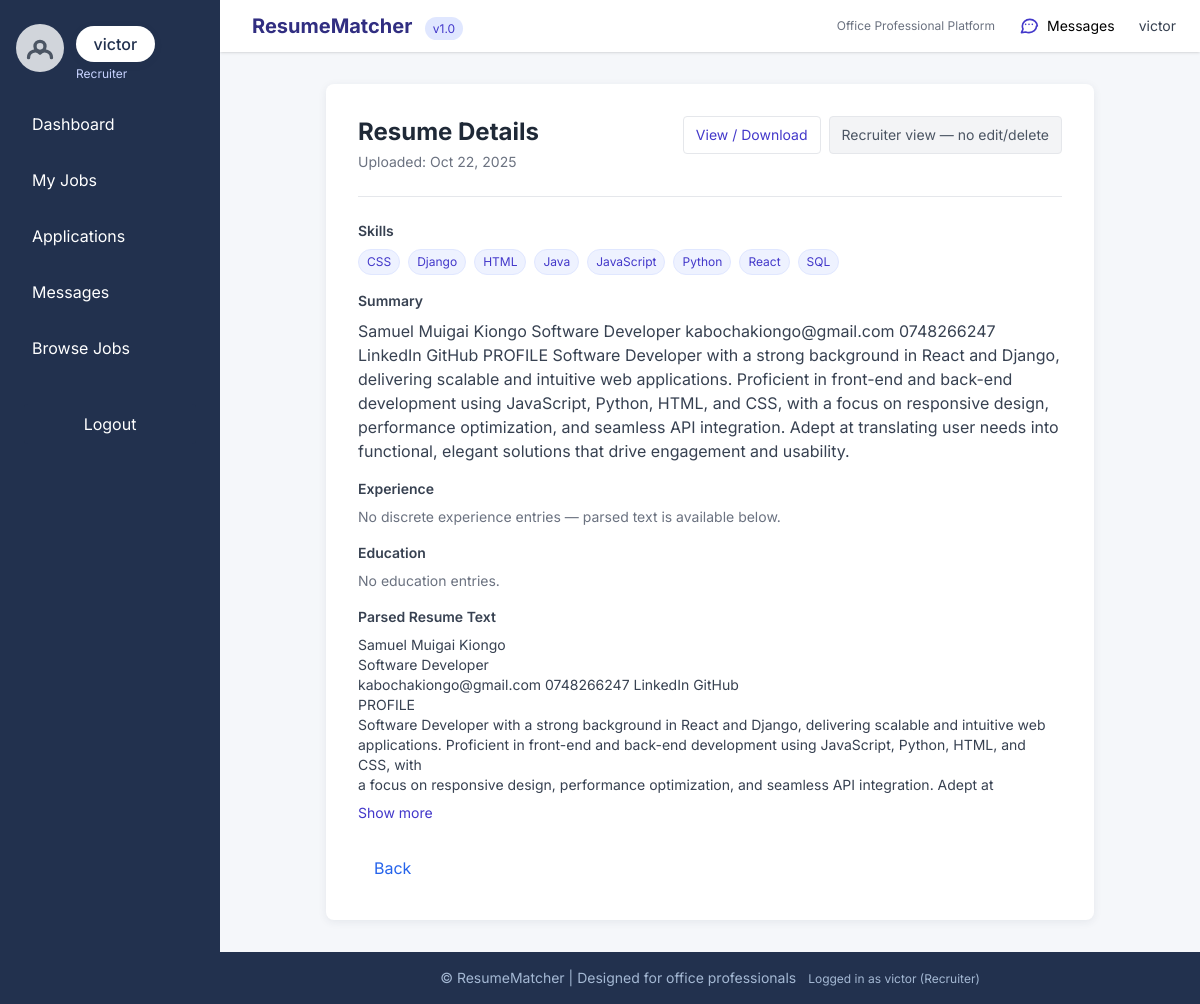
The page /resumes/1/ (signed in) on the database its author committed.
### core/models.py (models this page shows, shortened)
class User(AbstractUser):
    USER_TYPES = (
        ('seeker', 'Job Seeker'),
        ('recruiter', 'Recruiter'),
        ('admin', 'Admin'),
    )
    account_type = models.CharField(max_length=10, choices=USER_TYPES, default='seeker')
    email = models.EmailField(unique=True)
    profile_picture = models.ImageField(upload_to='profiles/', blank=True, null=True)
    created_at = models.DateTimeField(auto_now_add=True)
    updated_at = models.DateTimeField(auto_now=True)
    class Meta:
        db_table = 'users'
        verbose_name = 'User'
        verbose_name_plural = 'Users'

class Resume(models.Model):
    resume_id = models.AutoField(primary_key=True)
    user = models.ForeignKey(User, on_delete=models.CASCADE, related_name='resumes')
    file = models.FileField(upload_to='resumes/', blank=True, null=True)
    extracted_text = models.TextField(blank=True, null=True)
    skills = models.ManyToManyField(Skill, blank=True, related_name='resumes')
    summary = models.TextField(blank=True, null=True)
    match_score = models.FloatField(
        default=0.0,
        validators=[MinValueValidator(0.0), MaxValueValidator(1.0)]
    )
    uploaded_at = models.DateTimeField(auto_now_add=True)
    updated_at = models.DateTimeField(auto_now=True)
    class Meta:
        db_table = 'resumes'
        verbose_name = 'Resume'
        verbose_name_plural = 'Resumes'
        ordering = ['-uploaded_at']
    def get_experiences(self):
        return self.experiences.order_by('-start_date')
    def get_education_list(self):
        return self.education_entries.order_by('-end_year')

class Skill(models.Model):
    name = models.CharField(max_length=100, unique=True)
    slug = models.SlugField(max_length=120, unique=True, blank=True)
    class Meta:
        db_table = 'skills'
        ordering = ['name']
        verbose_name = 'Skill'
        verbose_name_plural = 'Skills'

### core/views.py (the view)
# urls.py: path('resumes/<int:pk>/', views.resume_detail, name='resume_detail'),
@login_required
def resume_detail(request, pk):
    resume = Resume.objects.filter(pk=pk).first()
    if not resume:
        raise Http404("Resume not found.")
    if resume.user == request.user:
        allowed = True
    elif request.user.account_type == 'recruiter':
        allowed = Application.objects.filter(resume=resume, job__posted_by=request.user).exists()
    else:
        allowed = False
    if not allowed:
        return HttpResponseForbidden(render(request, '403.html', status=403))
    experiences = getattr(resume, 'get_experiences', lambda: resume.experiences.all())()
    education_list = getattr(resume, 'get_education_list', lambda: resume.education_entries.all())()
    return render(request, 'resume/resume_detail.html', {
        'resume': resume,
        'experiences': experiences,
        'education_list': education_list,
    })

### core/templates/resume/resume_detail.html (shortened to what this page needs)
{% extends "base.html" %}
{% block content %}
<div class="max-w-3xl mx-auto card p-8">
    <div class="flex items-start justify-between">
        <div>
            <h2 class="text-2xl font-bold mb-1 text-gray-800">Resume Details</h2>
            <p class="text-sm text-gray-500">Uploaded: {{ resume.uploaded_at|date:"M d, Y" }}</p>
        </div>
        <div class="flex items-center space-x-2">
            {% if resume.file %}
                <a href="{{ resume.file.url }}" target="_blank" class="px-3 py-2 rounded border border-gray-200 text-sm text-indigo-700 hover:bg-indigo-50">
                    View / Download
                </a>
            {% endif %}
            {% if request.user == resume.user %}
                <a href="{% url 'resume_update' resume.pk %}" class="btn-primary px-4 py-2 rounded text-sm">Edit</a>
                <form action="{% url 'resume_delete' resume.pk %}" method="post" class="inline" onsubmit="return confirm('Delete this resume? This action cannot be undone.');">
                    {% csrf_token %}
                    <button type="submit" class="px-4 py-2 rounded bg-red-600 hover:bg-red-700 text-white text-sm">Delete</button>
                </form>
            {% elif request.user.account_type == 'recruiter' %}
                <span class="inline-block px-3 py-2 rounded text-sm text-gray-600 bg-gray-100 border border-gray-200">Recruiter view — no edit/delete</span>
            {% else %}
                <a href="{% url 'resume_list' %}" class="px-3 py-2 rounded border border-gray-200 text-sm text-gray-700 hover:bg-gray-50">Back</a>
            {% endif %}
        </div>
    </div>
    <hr class="my-6">
    <div class="mb-4">
        <h3 class="text-sm font-semibold text-gray-700 mb-2">Skills</h3>
        {% if resume.skills.exists %}
            <div class="flex flex-wrap gap-2">
                {% for skill in resume.skills.all %}
                    <span class="text-xs px-2 py-1 rounded-full bg-indigo-50 text-indigo-700 border border-indigo-100">{{ skill.name }}</span>
                {% endfor %}
            </div>
        {% else %}
            <p class="text-sm text-gray-500">No structured skills listed.</p>
        {% endif %}
    </div>
    <div class="mb-4">
        <h3 class="text-sm font-semibold text-gray-700 mb-2">Summary</h3>
        {% if resume.summary %}
            <p class="text-gray-700">{{ resume.summary }}</p>
        {% else %}
            <p class="text-sm text-gray-500">No summary available.</p>
        {% endif %}
    </div>
    <div class="mb-4">
        <div class="flex items-center justify-between mb-2">
            <h3 class="text-sm font-semibold text-gray-700">Experience</h3>
        </div>
        {% if experiences %}
            <div class="space-y-3">
                {% for e in experiences %}
                    <div class="p-4 bg-gray-50 rounded">
                        <div class="flex justify-between items-start">
                            <div>
                                <div class="text-sm font-semibold text-gray-800">{{ e.title }}</div>
                                <div class="text-xs text-gray-600">{{ e.company }}</div>
                            </div>
                            <div class="text-xs text-gray-500">
                                {% if e.is_current %}
                                    {{ e.start_date|date:"M Y" }} — Present
                                {% else %}
                                    {% if e.start_date %}{{ e.start_date|date:"M Y" }}{% endif %}
                                    {% if e.end_date %} — {{ e.end_date|date:"M Y" }}{% endif %}
                                {% endif %}
                            </div>
                        </div>
                        {% if e.description %}
                            <p class="mt-2 text-sm text-gray-700">{{ e.description }}</p>
                        {% endif %}
                    </div>
                {% endfor %}
            </div>
        {% else %}
            {% if resume.extracted_text %}
                <p class="text-sm text-gray-500">No discrete experience entries — parsed text is available below.</p>
            {% else %}
                <p class="text-sm text-gray-500">No experience entries.</p>
            {% endif %}
        {% endif %}
    </div>
    <div class="mb-4">
        <h3 class="text-sm font-semibold text-gray-700 mb-2">Education</h3>
        {% if education_list %}
            <div class="space-y-3">
                {% for ed in education_list %}
                    <div class="p-4 bg-gray-50 rounded">
                        <div class="text-sm font-semibold text-gray-800">{{ ed.degree|default:ed.institution }}</div>
                        <div class="text-xs text-gray-600">{{ ed.institution }}</div>
                        <div class="text-xs text-gray-500 mt-1">
                            {% if ed.start_year %}{{ ed.start_year }}{% endif %}
                            {% if ed.end_year %} — {{ ed.end_year }}{% endif %}
                        </div>
                        {% if ed.description %}
                            <p class="mt-2 text-sm text-gray-700">{{ ed.description }}</p>
                        {% endif %}
                    </div>
                {% endfor %}
            </div>
        {% else %}
            {% if resume.education %}
                <p class="text-sm text-gray-700">{{ resume.education }}</p>
            {% else %}
                <p class="text-sm text-gray-500">No education entries.</p>
            {% endif %}
        {% endif %}
    </div>
    {% if resume.extracted_text %}
    <div class="mb-4">
        <h3 class="text-sm font-semibold text-gray-700 mb-2">Parsed Resume Text</h3>
        <div id="parsed-text" class="text-sm text-gray-700 max-h-40 overflow-hidden transition-all">
            {{ resume.extracted_text|linebreaks }}
        </div>
        <button id="toggle-parsed" class="mt-2 text-sm text-indigo-700 hover:underline">Show more</button>
    </div>
    {% endif %}
    <div class="flex mt-6 space-x-4">
        {% if request.GET.next %}
            <a href="{{ request.GET.next }}" class="text-blue-600 hover:underline px-4 py-2">Back</a>
        {% elif request.META.HTTP_REFERER %}
            <a href="{{ request.META.HTTP_REFERER }}" class="text-blue-600 hover:underline px-4 py-2">Back</a>
        {% else %}
            <a href="{% url 'resume_list' %}" class="text-blue-600 hover:underline px-4 py-2">Back</a>
        {% endif %}
    </div>
</div>
{% endblock %}

### core/templates/base.html (shortened to what this page needs)
<!DOCTYPE html>
<html lang="en">
<head>
    <script src="https://cdn.tailwindcss.com"></script>
</head>
<body>
    <div id="app-wrap">
        {% if user.is_authenticated %}
        <aside id="app-sidebar" class="sidebar flex flex-col items-start py-6 px-4" role="navigation" aria-label="Main menu">
            <div class="w-full flex items-center justify-between">
                <div class="flex items-center">
                    {% if user.profile_picture %}
                        <img src="{{ user.profile_picture.url }}" alt="Profile Picture" class="profile-pic mb-2">
                    {% else %}
                        <div class="profile-pic mb-2 flex items-center justify-center bg-gray-300 text-gray-600" aria-hidden="true">
                            <svg class="h-10 w-10" fill="none" stroke="currentColor" viewBox="0 0 24 24">
                                <path stroke-linecap="round" stroke-linejoin="round" stroke-width="2"
                                      d="M5.121 17.804A4 4 0 0112 15a4 4 0 016.879 2.804M15 11a3 3 0 11-6 0 3 3 0 016 0z" />
                            </svg>
                        </div>
                    {% endif %}
                    <div class="ml-3">
                        <div class="user-badge mb-1">{{ user.username }}</div>
                        <div class="text-xs text-indigo-200">{{ user.account_type|title }}</div>
                    </div>
                </div>
            </div>
            <nav class="nav-links w-full mt-4" aria-label="User navigation">
                {% if user.account_type == 'seeker' %}
                    <a href="{% url 'seeker_dashboard' %}" class="{% if request.resolver_match.url_name == 'seeker_dashboard' %}active{% endif %}">Dashboard</a>
                    <a href="{% url 'resume_list' %}" class="{% if request.resolver_match.url_name == 'resume_list' %}active{% endif %}">My Resumes</a>
                    <a href="{% url 'application_list' %}" class="{% if request.resolver_match.url_name == 'application_list' %}active{% endif %}">Applications</a>
                    <a href="{% url 'conversations_list' %}" class="{% if request.resolver_match.url_name == 'conversations_list' %}active{% endif %}">
                        Messages
                        {% if unread_messages_count %}
                            <span class="unread-badge" aria-hidden="true">{{ unread_messages_count }}</span>
                        {% endif %}
                    </a>
                    <a href="{% url 'job_list' %}" class="{% if request.resolver_match.url_name == 'job_list' %}active{% endif %}">Browse Jobs</a>
                {% elif user.account_type == 'recruiter' %}
                    <a href="{% url 'recruiter_dashboard' %}" class="{% if request.resolver_match.url_name == 'recruiter_dashboard' %}active{% endif %}">Dashboard</a>
                    <a href="{% url 'job_list' %}" class="{% if request.resolver_match.url_name == 'job_list' %}active{% endif %}">My Jobs</a>
                    <a href="{% url 'application_list' %}" class="{% if request.resolver_match.url_name == 'application_list' %}active{% endif %}">Applications</a>
                    <a href="{% url 'conversations_list' %}" class="{% if request.resolver_match.url_name == 'conversations_list' %}active{% endif %}">
                        Messages
                    </a>
                    <a href="{% url 'job_list' %}" class="{% if request.resolver_match.url_name == 'job_list' %}active{% endif %}">Browse Jobs</a>
                {% else %}
                    <a href="{% url 'job_list' %}">Browse Jobs</a>
                {% endif %}
            </nav>
            <form action="{% url 'logout' %}" method="post" class="mt-8 px-2 w-full">
                <button type="submit" class="btn-primary w-full py-2 rounded">Logout</button>
            </form>
        </aside>
        {% endif %}
        <div id="main-wrap" class="main-content-wrap flex flex-col min-h-screen" role="main">
            {% if user.is_authenticated %}
            <header class="bg-white shadow flex items-center justify-between px-6 py-3">
                <div class="flex items-center space-x-2">
                    <div>
                        <span class="font-bold text-xl text-indigo-900">ResumeMatcher</span>
                        <span class="text-xs bg-indigo-100 text-indigo-700 px-2 py-1 rounded-full ml-2">v1.0</span>
                    </div>
                </div>
                <div class="flex items-center space-x-3">
                    <span class="text-xs text-gray-500 hidden sm:block">Office Professional Platform</span>
                    <a href="{% url 'conversations_list' %}" class="text-sm px-3 py-1 hover:bg-gray-100 rounded hidden sm:inline-flex items-center" title="Messages">
                        Messages
                    </a>
                    <div class="ml-2 text-sm hidden sm:block">
                        <span class="text-gray-700">{{ user.get_full_name|default:user.username }}</span>
                    </div>
                </div>
            </header>
            {% endif %}
            <main class="scrollable-content max-w-5xl mx-auto py-8 px-4 w-full">
                {% block content %}{% endblock %}
            </main>
            <footer class="office-footer py-4 text-center text-sm mt-auto">
                &copy; {{ now|date:"Y" }} ResumeMatcher | Designed for office professionals
                <span class="ml-2 text-xs">
                    {% if user.is_authenticated %}
                        Logged in as {{ user.username }} ({{ user.account_type|title }})
                    {% else %}
                        Guest Mode
                    {% endif %}
                </span>
            </footer>
        </div>
    </div>
</body>
</html>

### core/templates/base.html (style rules this page uses)
html, body { height: 100%; margin: 0; padding: 0; }
body { font-family: 'Inter', Arial, sans-serif; background-color: #f5f7fa; height: 100vh; }
#app-wrap { min-height: 100vh; height: 100vh; display: flex; }
.office-footer { background-color: #22314e; color: #a4b8d3; }
.card { background: #fff; border-radius: 0.5rem; box-shadow: 0 2px 8px rgba(34,49,78,0.08); }
.btn-primary { background: #22314e; color: #fff; }
.sidebar { background: #22314e; min-width: 220px; max-width: 260px; color: #fff; flex-shrink: 0; height: 100vh; position: fixed; left: 0; top: 0; z-index: 40; transition: transform .22s ease; }
.sidebar a { color: #fff; display: block; padding: .75rem 1rem; border-radius: .375rem; transition: background .2s, color .2s; text-align: left; }
.sidebar .profile-pic { width: 48px; height: 48px; border-radius: 50%; object-fit: cover; margin-bottom: 0.75rem; }
.user-badge { background: #fff; color: #22314e; padding: .4rem 1.1rem; border-radius: 9999px; font-weight: 500; box-shadow: 0 2px 8px rgba(34,49,78,0.08); }
.nav-links { display: flex; flex-direction: column; align-items: flex-start; gap: 0.5rem; width: 100%; margin-top: 1.5rem; }
.sidebar form { width: 100%; }
.main-content-wrap { margin-left: 220px; width: calc(100vw - 220px); min-height: 100vh; display: flex; flex-direction: column; transition: margin-left .22s ease; }
.scrollable-content { flex: 1 1 auto; overflow-y: auto; padding-bottom: 1rem; }

### rows shown on the page
User: username "victor", account_type "Recruiter", get_full_name "victor"
Resume: uploaded_at "Oct 22, 2025", summary "Samuel Muigai Kiongo Software Developer kabochakiongo@gmail.com 0748266247 LinkedIn GitHub PROFILE Software Developer with a strong background in React and Django, delivering scalable and intuitive web applications. Proficient in front-end and back-end development using JavaScript, Python, HTML, and CSS, with a focus on responsive design, performance optimization, and seamless API integration. Adept at translating user needs into functional, elegant solutions that drive engagement and usability.", extracted_text "Samuel Muigai Kiongo Software Developer kabochakiongo@gmail.com 0748266247 LinkedIn GitHub PROFILE Software Developer with a strong background in React and Django, delivering scalable and intuitive web applications. Proficient in front-end and back-end development using JavaScript, Python, HTML, and CSS, with a focus on responsive design, performance optimization, and seamless API integration. Adept at…"
Skill: name "CSS"
Skill: name "Django"
Skill: name "HTML"
Skill: name "Java"
Skill: name "JavaScript"
Skill: name "Python"
Skill: name "React"
Skill: name "SQL"
